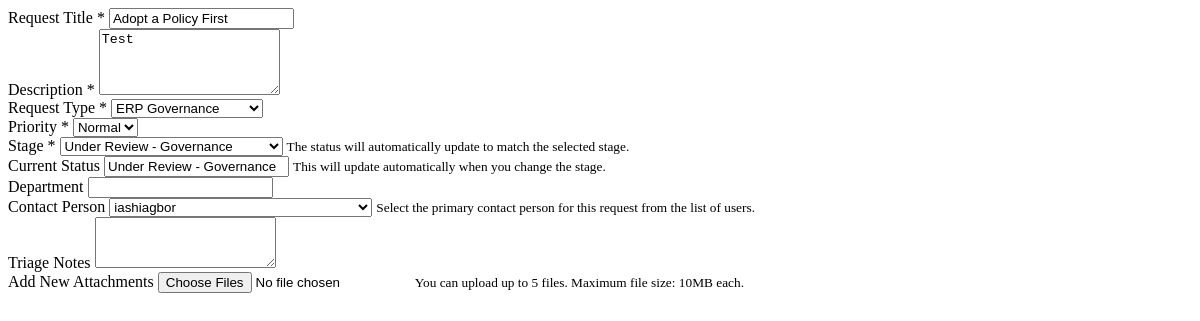
/5/edit-form/ (signed in), run on an earlier commit of the app's database.
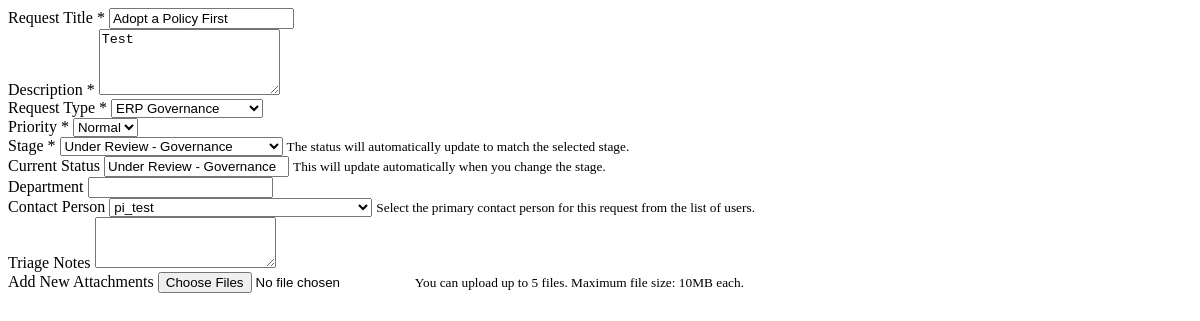
And on a later commit of the database.
### projects/models.py (models this page shows, shortened)
class Project(models.Model):
    STATUS_CHOICES = [
        ('pending', 'Pending Review'),
        ('approved', 'Approved'),
        ('rejected', 'Rejected'),
        ('under_review_triage', 'Under Review - Triage'),
        ('under_review_governance', 'Under Review - Governance'),
        ('under_review_final_governance', 'Under Review - Final Governance'),
        ('completed', 'Completed'),
        ('archived', 'Archived'),
        ('on_hold', 'On Hold'),
        ('cancelled', 'Cancelled'),
    ]
    STAGE_CHOICES = [
        ('Pending_Review', 'Pending Review'),
        ('Under_Review_Triage', 'Under Review - Triage'),
        ('Under_Review_governance', 'Under Review - Governance'),
        ('Under_Review_Final_governance', 'Under Review - Final Governance'),
        ('Governance_Closure', 'Governance Closed'),
    ]
    PRIORITY_CHOICES = [
        ('Low', 'Low'),
        ('Normal', 'Normal'),
        ('High', 'High'),
        ('Top', 'Top'),
    ]
    FINAL_PRIORITY_CHOICES = [
        (1, 'Low'),
        (2, 'Medium'),
        (3, 'High'),
    ]
    PROJECT_TYPE_CHOICES = [
        ('not_yet_decided', 'Not Yet Decided'),
        ('process_improvement', 'Process Improvement'),
        ('it_governance', 'IT Governance'),
        ('erp_governance', 'ERP Governance'),
        ('ai_governance', 'AI Governance'),
    ]
    title = models.CharField(max_length=200)
    description = models.TextField()
    project_type = models.CharField(
        max_length=20,
        choices=PROJECT_TYPE_CHOICES,
        default='not_yet_decided',
        verbose_name="Request Type",
        help_text="Type of request submission"
    )
    submitted_by = models.ForeignKey(User, on_delete=models.CASCADE, null=True, blank=True)
    submission_date = models.DateTimeField(default=timezone.now)
    status = models.CharField(max_length=30, choices=STATUS_CHOICES, default='pending')
    stage = models.CharField(max_length=30, choices=STAGE_CHOICES, default='Pending_Review', help_text="Current stage of the project")
    budget = models.DecimalField(max_digits=10, decimal_places=2, null=True, blank=True)
    start_date = models.DateField(null=True, blank=True)
    end_date = models.DateField(null=True, blank=True)
    department = models.CharField(max_length=100, null=True, blank=True)
    contact_person = models.CharField(max_length=100, null=True, blank=True)
    contact_email = models.EmailField(null=True, blank=True)
    contact_phone = models.CharField(max_length=20, null=True, blank=True)
    triage_notes = models.TextField(blank=True, null=True)
    priority = models.CharField(max_length=10, choices=PRIORITY_CHOICES, default='Normal')
    scoring_notes = models.TextField(blank=True, null=True, help_text="Notes related to project scoring or evaluation")
    final_priority = models.IntegerField(null=True, blank=True, help_text="Project ranking (lower number = higher priority)")
    final_score = models.FloatField(null=True, blank=True, help_text="Final score")
    strategic_alignment = models.IntegerField(null=True, blank=True, help_text="Strategic alignment score (1-5)")
    cost_benefit = models.IntegerField(null=True, blank=True, help_text="Cost benefit score (1-5)")
    user_impact = models.IntegerField(null=True, blank=True, help_text="User impact and adoption score (1-5)")
    ease_of_implementation = models.IntegerField(null=True, blank=True, help_text="Ease of implementation score (1-5)")
    vendor_reputation_support = models.IntegerField(null=True, blank=True, help_text="Vendor reputation and support score (1-5)")
    security_compliance = models.IntegerField(null=True, blank=True, help_text="Security and compliance score (1-5)")
    student_centered = models.IntegerField(null=True, blank=True, help_text="Student-centered score (1-5)")
    class Meta:
        ordering = ['-submission_date']
        db_table = 'project_requests'

### projects/views.py (the view)
# urls.py: path('<int:pk>/edit-form/', views.project_update_form_ajax, name='project_update_form_ajax'),
@login_required
@user_passes_test(lambda u: is_triage_user(u) or is_triage_lead_user(u))
def project_update_form_ajax(request, pk):
    project = get_object_or_404(Project, pk=pk)
    from django.contrib.auth.models import User
    users = User.objects.filter(is_active=True).order_by('first_name', 'last_name', 'username')
    context = {
        'project': project,
        'users': users,
    }
    return render(request, 'projects/project_edit_form.html', context)

### projects/views.py (called while the page is built)
def is_triage_user(user):
    return user.is_staff or user.groups.filter(name='Triage Group').exists()

### projects/templates/projects/project_edit_form.html (shortened to what this page needs)
{% load static %}
<form id="project-form" method="post" enctype="multipart/form-data">
    <div class="mb-3">
        <label for="title" class="form-label">Request Title *</label>
        <input type="text" class="form-control" id="title" name="title" value="{{ project.title }}" required>
    </div>
    <div class="mb-3">
        <label for="description" class="form-label">Description *</label>
        <textarea class="form-control" id="description" name="description" rows="4" required>{{ project.description }}</textarea>
    </div>
    <div class="row">
        <div class="col-md-6 mb-3">
            <label for="project_type" class="form-label">Request Type *</label>
            <select class="form-select" id="project_type" name="project_type" required>
                {% for value, label in project.PROJECT_TYPE_CHOICES %}
                <option value="{{ value }}" {% if project.project_type == value %}selected{% endif %}>
                    {{ label }}
                </option>
                {% endfor %}
            </select>
        </div>
        <div class="col-md-6 mb-3">
            <label for="priority" class="form-label">Priority *</label>
            <select class="form-select" id="priority" name="priority" required>
                <option value="Normal" {% if project.priority == 'Normal' %}selected{% endif %}>Normal</option>
            </select>
        </div>
    </div>
    <div class="row">
        <div class="col-md-6 mb-3">
            <label for="stage" class="form-label">Stage *</label>
            <select class="form-select" id="stage" name="stage" required>
                {% for value, label in project.STAGE_CHOICES %}
                <option value="{{ value }}" {% if project.stage == value %}selected{% endif %}>
                    {{ label }}
                </option>
                {% endfor %}
            </select>
            <small class="form-text text-muted">The status will automatically update to match the selected stage.</small>
        </div>
        <div class="col-md-6 mb-3">
            <label class="form-label">Current Status</label>
            <input type="text" class="form-control" value="{{ project.get_status_display }}" readonly>
            <small class="form-text text-muted">This will update automatically when you change the stage.</small>
        </div>
    </div>
    <div class="mb-3">
        <label for="department" class="form-label">Department</label>
        <input type="text" class="form-control" id="department" name="department" value="{{ project.department|default:'' }}">
    </div>
    <div class="mb-3">
        <label for="contact_person" class="form-label">Contact Person</label>
        <select class="form-select" id="contact_person" name="contact_person">
            {% for user in users %}
                <option value="{{ user.get_full_name|default:user.username }}"
                        {% if project.contact_person == user.get_full_name or project.contact_person == user.username %}selected{% endif %}>
                    {% if user.first_name and user.last_name %}
                        {{ user.get_full_name }} ({{ user.username }})
                    {% else %}
                        {{ user.username }}
                    {% endif %}
                </option>
            {% endfor %}
        </select>
        <small class="form-text text-muted">Select the primary contact person for this request from the list of users.</small>
    </div>
    <div class="form-group">
        <label for="triage_notes">Triage Notes</label>
        <textarea class="form-control" id="triage_notes" name="triage_notes" rows="3">{{ project.triage_notes }}</textarea>
    </div>
    <div class="mb-3">
        <label for="files" class="form-label">Add New Attachments</label>
        <input type="file" class="form-control" id="files" name="files" multiple>
        <small class="form-text text-muted">You can upload up to 5 files. Maximum file size: 10MB each.</small>
    </div>
</form>

What changed in the data, as far as the page shows it:
changed Project "Adopt a Policy First": contact_person "iashiagbor" → "pi_test"
